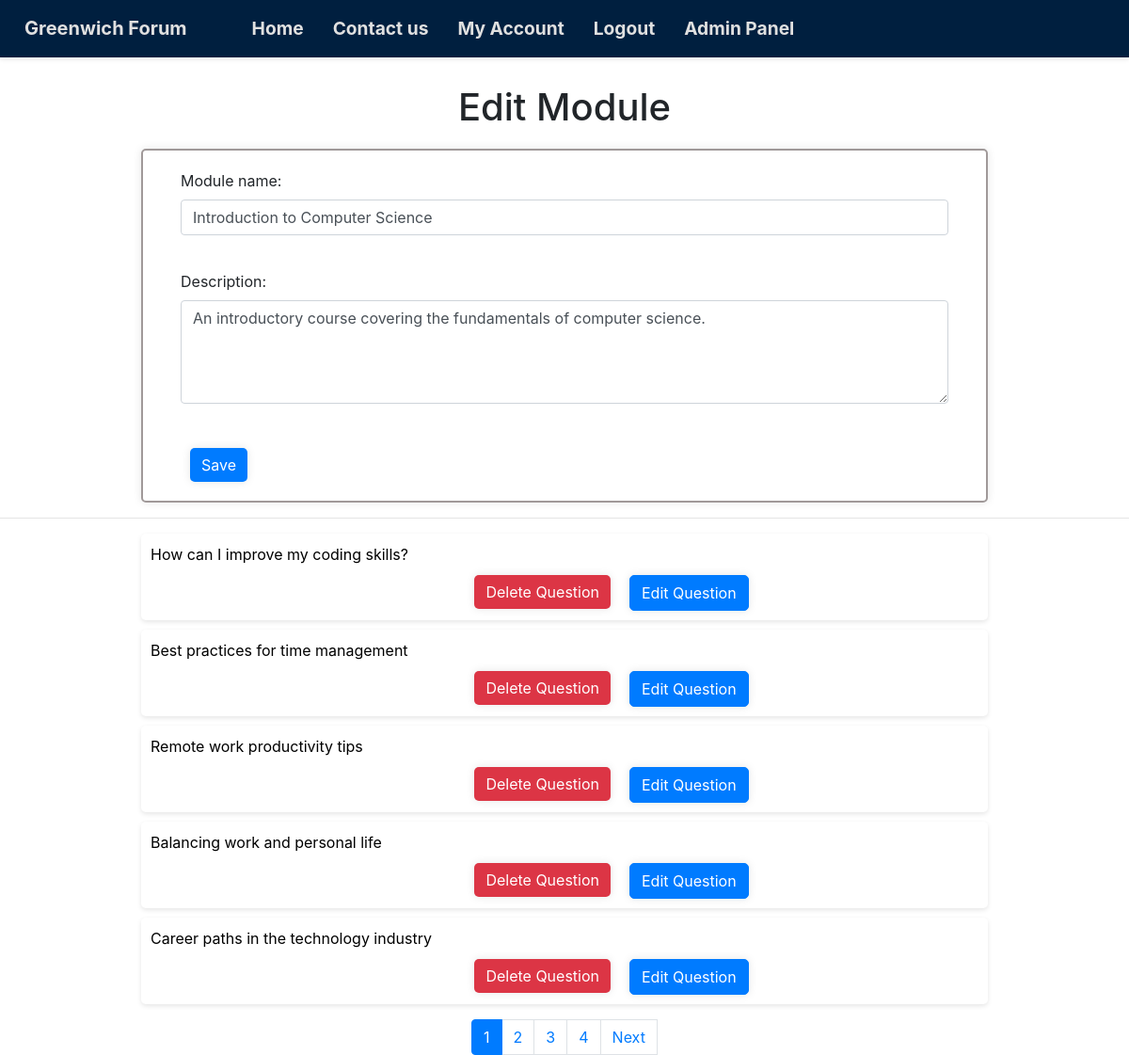
/modules/edit_module.php?module_id=1 (signed in), run on the app's committed database.
### tables this page shows
CREATE TABLE `modules` (
  `module_id` int(11) NOT NULL,
  `module_name` varchar(255) NOT NULL,
  `description` text DEFAULT NULL
);

CREATE TABLE `questions` (
  `question_id` int(11) NOT NULL,
  `title` varchar(255) DEFAULT NULL,
  `content` text DEFAULT NULL,
  `user_id` int(11) DEFAULT NULL,
  `module_id` int(11) DEFAULT NULL,
  `timestamp` timestamp NOT NULL DEFAULT current_timestamp() ON UPDATE current_timestamp(),
  `image_url` text DEFAULT NULL
);

### modules/module_functions.php (called while the page is built, shortened)
<?php
include(dirname(__DIR__) . "/templates/header.php");
function countQuestionsForModule($db, $module_id)
{
    $stmt = $db->prepare("SELECT COUNT(*) AS question_count FROM questions WHERE module_id = :module_id");
    $stmt->bindParam(':module_id', $module_id);
    $stmt->execute();
    return $stmt->fetchColumn();
}
function getModuleDetails($db, $module_id)
{
    try {
        $module_query = "SELECT * FROM modules WHERE module_id = :module_id";
        $stmt = $db->prepare($module_query);
        $stmt->bindParam(':module_id', $module_id);
        $stmt->execute();
        if ($stmt->rowCount() > 0) {
            return $stmt->fetch(PDO::FETCH_ASSOC);
        } else {
            return false;
        }
    } catch (PDOException $e) {
        return false;
    }
}
function getQuestionsForModule($db, $module_id, $offset, $limit)
{
    $questions_query = "SELECT q.*, u.username AS author, COUNT(r.question_id) AS num_replies FROM questions q
                            LEFT JOIN users u ON q.user_id = u.user_id
                            LEFT JOIN replies r ON q.question_id = r.question_id
                            WHERE q.module_id = :module_id
                            GROUP BY q.question_id
                            LIMIT :offset, :limit";
    $stmt = $db->prepare($questions_query);
    $stmt->bindParam(':module_id', $module_id);
    $stmt->bindParam(':offset', $offset, PDO::PARAM_INT);
    $stmt->bindParam(':limit', $limit, PDO::PARAM_INT);
    $stmt->execute();
    return $stmt->fetchAll(PDO::FETCH_ASSOC);
}

### modules/edit_module.php (the view, shortened to what this page needs)
<?php
require dirname(__DIR__) . "../modules/module_functions.php";
if (isset($_GET["module_id"])) {
    $module_id = $_GET["module_id"];
    $total_questions = countQuestionsForModule($db, $module_id);
    $total_pages = ceil($total_questions / 5);
    $page = isset($_GET["page"]) ? intval($_GET["page"]) : 1;
    $offset = ($page - 1) * 5;
    $module = getModuleDetails($db, $module_id);
    $questions = getQuestionsForModule($db, $module_id, $offset, 5);
} else {
    echo "Invalid module ID" . isset($_GET["module_id"]);
    exit();
}
?>
<!DOCTYPE html>
<html lang="en">
<head>
</head>
<body>
    <main>
        <div class="page-name">
            <h1>
                Edit Module
            </h1>
        </div>
        <div class="content-box container">
            <form method="post" action="">
                <div class="form-group">
                    <label for="module_name">Module name:</label>
                    <input type="text" name="module_name" class="form-control"
                        value="<?php echo $module["module_name"]; ?>" required><br>
                </div>
                <div class="form-group">
                    <label for="description">Description:</label>
                    <textarea name="description" class="form-control" rows="4"
                        cols="50"><?php echo $module["description"]; ?></textarea><br>
                </div>
                <input type="submit" name="edit_module_btn" value="Save" class="btn btn-primary text-center">
            </form>
        </div>
        <hr>
        <div class="list">
            <ul>
                <?php foreach ($questions as $question): ?>
                    <a href="../questions/read_question.php?question_id=<?php echo $question["question_id"]; ?>">
                        <li>
                            <?php echo $question["title"]; ?>
                            <div class="d-flex try">
                                <form method="post"
                                    onsubmit="return confirm('Are you sure you want to delete this question?');"
                                    action="../questions/delete_question.php">
                                    <button type="submit" name="delete_question_btn" class="btn btn-danger">Delete
                                        Question</button>
                                </form>
                                <a href="../questions/edit_question.php?question_id=<?php echo $question["question_id"]; ?>"
                                    class="btn btn-primary">Edit Question</a>
                            </div>
                        </li>
                    </a>
                <?php endforeach; ?>
            </ul>
        </div>
        <?php if ($total_pages > 1): ?>
            <div class="pagination justify-content-center">
                <?php for ($i = 1; $i <= $total_pages; $i++): ?>
                    <?php if ($i == $page): ?>
                        <li class="page-item active">
                            <span class="page-link">
                                <?php echo $i; ?>
                            </span>
                        </li>
                    <?php else: ?>
                        <a href="?module_id=<?php echo $module_id; ?>&page=<?php echo $i; ?>" class="page-link">
                            <?php echo $i; ?>
                        </a>
                    <?php endif; ?>
                <?php endfor; ?>
                <?php if ($page < $total_pages): ?>
                    <a href="?module_id=<?php echo $module_id; ?>&page=<?php echo $page + 1; ?>" class="page-link">Next</a>
                <?php endif; ?>
            </div>
        <?php endif; ?>
    </main>
</body>
</html>

### css/style.css (style rules this page uses)
.container { width: 450px; }
.form-group { margin-bottom: 0.8rem; }
.page-name { font-size: 36px; margin-top: 10px; margin-bottom: 20px; text-align: center; }
.list li { background-color: #fff; margin: 10px auto; width: 75%; align-items: center; padding: 10px; border-radius: 5px; box-shadow: 0 2px 5px rgba(0, 0, 0, 0.1); list-style-type: none; border: #a09999 solid 1px; }
.content-box { width: 75%; border: #a09999 solid 2.5px; padding: 25px; box-shadow: 0 0 10px rgba(0, 0, 0, 0.1); padding: 20px 40px; border-radius: 5px; }
li a { color: #000; text-decoration: none; }
.try { text-align: left; }
.try .btn, .btn { box-shadow: 0 0 10px rgba(0, 0, 0, 0.1); border-radius: 5px; margin-inline: 10px; margin-top: 10px; }
.try { margin-left: 38%; }
a { color: #000; text-decoration: none; }
.list li { width: 75%; border: none; }
.list ul { padding-inline-start: 0; }
form .btn { border: none; }
main { margin-top: 90px; }
.pagination { margin-top: 10px; }

### data on the page
modules: module_name "Introduction to Computer Science", description "An introductory course covering the fundamentals of computer science."
questions: title "How can I improve my coding skills?"
questions: title "Best practices for time management"
questions: title "Remote work productivity tips"
questions: title "Balancing work and personal life"
questions: title "Career paths in the technology industry"
